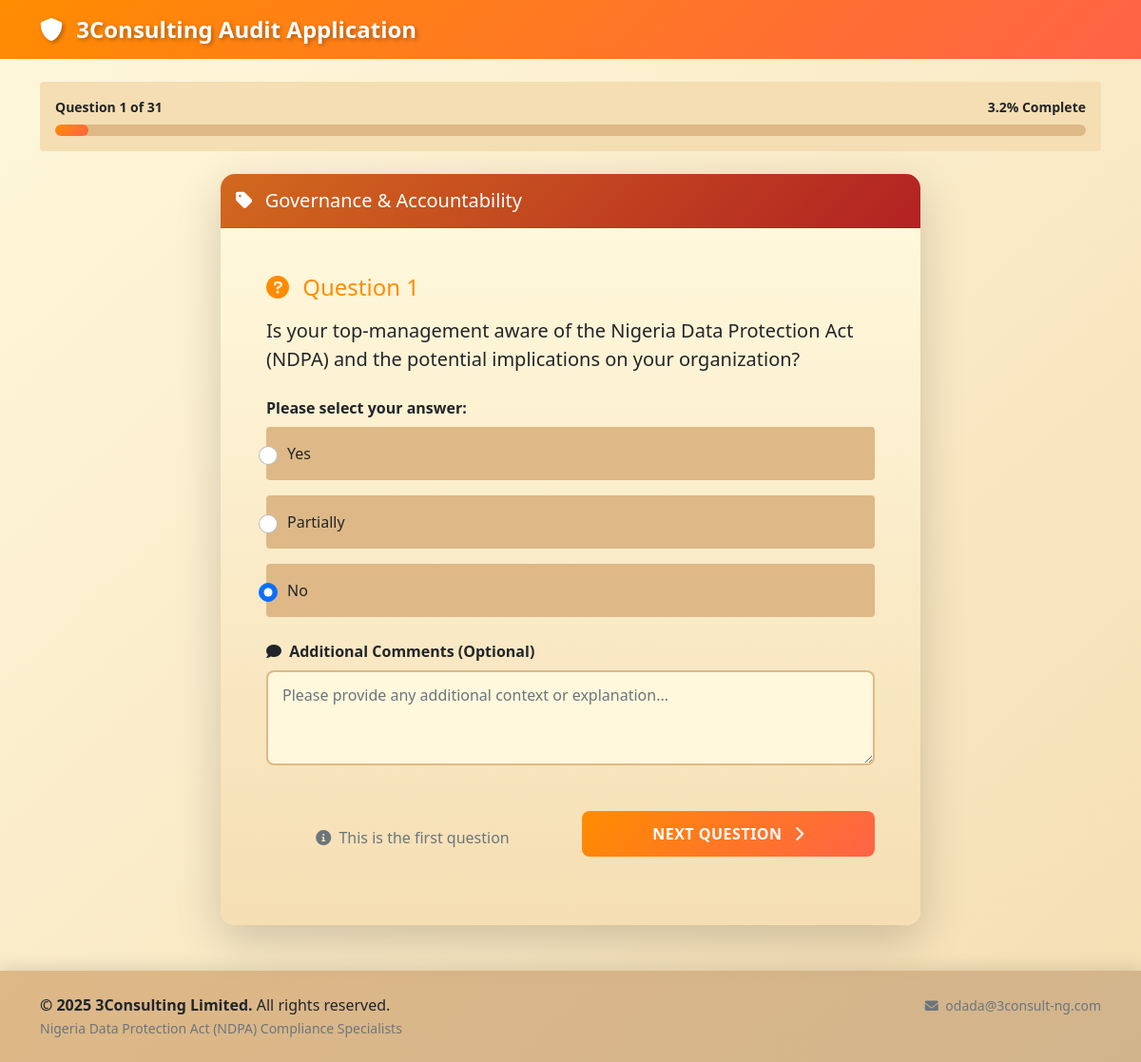
Page /question/1 (signed in) on the committed database.
### models.py (models this page shows)
class Question(db.Model):
    id = db.Column(db.Integer, primary_key=True)
    category = db.Column(db.String(100), nullable=False)
    question_text = db.Column(db.Text, nullable=False)
    question_type = db.Column(db.String(50), nullable=False)  # 'multiple_choice', 'file_upload'
    options = db.Column(db.Text)  # JSON string for multiple choice options
    requires_file = db.Column(db.Boolean, default=False)
    order_num = db.Column(db.Integer, nullable=False)
    responses = db.relationship('Response', backref='question', lazy=True)

class Response(db.Model):
    id = db.Column(db.Integer, primary_key=True)
    user_id = db.Column(db.Integer, db.ForeignKey('user.id'), nullable=False)
    question_id = db.Column(db.Integer, db.ForeignKey('question.id'), nullable=False)
    answer = db.Column(db.Text)
    comment = db.Column(db.Text)
    file_path = db.Column(db.String(500))
    created_at = db.Column(db.DateTime, default=datetime.utcnow)

### routes.py (the view)
@app.route('/question/<int:question_id>')
def question(question_id):
    if 'user_id' not in session:
        return redirect(url_for('login'))
    question = Question.query.get_or_404(question_id)
    user_id = session['user_id']
    existing_response = Response.query.filter_by(user_id=user_id, question_id=question_id).first()
    total_questions = Question.query.count()
    current_position = Question.query.filter(Question.order_num <= question.order_num).count()
    next_question = Question.query.filter(Question.order_num > question.order_num).order_by(Question.order_num).first()
    prev_question = Question.query.filter(Question.order_num < question.order_num).order_by(Question.order_num.desc()).first()
    return render_template('question.html',
                         question=question,
                         existing_response=existing_response,
                         total_questions=total_questions,
                         current_position=current_position,
                         next_question=next_question,
                         prev_question=prev_question)

### routes.py (called while the page is built)
@app.template_filter('from_json')
def from_json_filter(value):
    try:
        return json.loads(value) if value else []
    except:
        return []

@app.context_processor
def utility_processor():
    return dict(enumerate=enumerate)

### templates/question.html (shortened to what this page needs)
{% extends "base.html" %}
{% block content %}
<div class="row mb-4">
    <div class="col-12">
        <div class="card border-0" style="background-color: #F5DEB3;">
            <div class="card-body py-3">
                <div class="d-flex justify-content-between align-items-center mb-2">
                    <small class="text-dark fw-bold">Question {{ current_position }} of {{ total_questions }}</small>
                    <small class="text-dark fw-bold">{{ ((current_position / total_questions) * 100) | round(1) }}% Complete</small>
                </div>
                <div class="progress" style="height: 12px;">
                    <div class="progress-bar" role="progressbar"
                         style="width: {{ (current_position / total_questions) * 100 }}%; background: linear-gradient(135deg, #FF8C00, #FF6347);"></div>
                </div>
            </div>
        </div>
    </div>
</div>
<div class="row justify-content-center">
    <div class="col-lg-8">
        <div class="card shadow-lg border-0 audit-card">
            <div class="card-header text-white py-3" style="background: linear-gradient(135deg, #D2691E, #B22222);">
                <h5 class="mb-0">
                    <i class="fas fa-tag me-2"></i>
                    {{ question.category }}
                </h5>
            </div>
            <div class="card-body p-5" style="background: linear-gradient(to bottom, #FFF8DC, #F5DEB3);">
                <form method="POST" action="{{ url_for('submit_answer') }}" enctype="multipart/form-data">
                    <div class="mb-4">
                        <h4 class="mb-3" style="color: #FF8C00;">
                            <i class="fas fa-question-circle me-2"></i>
                            Question {{ current_position }}
                        </h4>
                        <p class="lead text-dark">{{ question.question_text }}</p>
                    </div>
                    {% if question.question_type == 'multiple_choice' %}
                        <div class="mb-4">
                            <label class="form-label fw-bold text-dark">Please select your answer:</label>
                            {% set options = question.options | from_json %}
                            {% for option in options %}
                                <div class="form-check mb-3 p-3 rounded" style="background-color: #DEB887;">
                                    <input class="form-check-input audit-radio" type="radio" name="answer"
                                           id="option_{{ loop.index }}" value="{{ option }}"
                                           {% if existing_response and existing_response.answer == option %}checked{% endif %} required>
                                    <label class="form-check-label text-dark fw-medium" for="option_{{ loop.index }}">
                                        {{ option }}
                                    </label>
                                </div>
                            {% endfor %}
                        </div>
                    {% endif %}
                    <div class="mb-4">
                        <label for="comment" class="form-label fw-bold text-dark">
                            <i class="fas fa-comment me-1"></i>
                            Additional Comments (Optional)
                        </label>
                        <textarea class="form-control audit-textarea" id="comment" name="comment" rows="3"
                                  placeholder="Please provide any additional context or explanation...">{% if existing_response %}{{ existing_response.comment }}{% endif %}</textarea>
                    </div>
                    <div class="row mt-5">
                        <div class="col-md-6 mb-3">
                            {% if prev_question %}
                                <a href="{{ url_for('question', question_id=prev_question.id) }}"
                                   class="btn w-100 audit-btn-secondary">
                                    <i class="fas fa-chevron-left me-2"></i>
                                    Previous Question
                                </a>
                            {% else %}
                                <div class="text-muted text-center p-3">
                                    <i class="fas fa-info-circle me-1"></i>
                                    This is the first question
                                </div>
                            {% endif %}
                        </div>
                        <div class="col-md-6">
                            <button type="submit" class="btn w-100 audit-btn-primary">
                                {% if next_question %}
                                    Next Question
                                    <i class="fas fa-chevron-right ms-2"></i>
                                {% else %}
                                    Complete Audit
                                    <i class="fas fa-check ms-2"></i>
                                {% endif %}
                            </button>
                        </div>
                    </div>
                </form>
            </div>
        </div>
    </div>
</div>
{% endblock %}

### static/css/style.css (style rules this page uses)
:root { --primary-orange: #FF8C00; --light-orange: #FFD700; --beige: #F5DEB3; --dark-beige: #DEB887; --darker-beige: #D2B48C; --cream: #FFF8DC; --dark-orange: #FF6347; --gradient-primary: linear-gradient(135deg, #FF8C00, #FF6347); --gradient-secondary: linear-gradient(135deg, #DEB887, #D2B48C); --gradient-light: linear-gradient(to bottom, #FFF8DC, #F5DEB3); }
body { font-family: 'Segoe UI', Tahoma, Geneva, Verdana, sans-serif; background: linear-gradient(to bottom right, #FFF8DC, #F5DEB3); min-height: 100vh; }
.audit-card { border-radius: 15px; overflow: hidden; box-shadow: 0 10px 30px rgba(255, 140, 0, 0.2); transition: transform 0.3s ease, box-shadow 0.3s ease; }
.audit-btn-primary { background: var(--gradient-primary); border: none; color: white; font-weight: 600; padding: 12px 24px; border-radius: 8px; transition: all 0.3s ease; text-transform: uppercase; letter-spacing: 0.5px; }
.audit-textarea { border: 2px solid #DEB887; border-radius: 8px; padding: 12px 15px; font-size: 16px; background-color: #FFF8DC; resize: vertical; min-height: 100px; transition: all 0.3s ease; }
.audit-radio { width: 20px; height: 20px; margin-right: 10px; accent-color: #FF8C00; }
.progress { background-color: #DEB887; border-radius: 10px; overflow: hidden; }
.progress-bar { border-radius: 10px; transition: width 0.6s ease; }

### rows in the picture
Question: category "Governance & Accountability", question_text "Is your top-management aware of the Nigeria Data Protection Act (NDPA) and the potential implications on your organization?"
Response: answer "☐ Yes" "☐ Partially" "☑ No"

### other values in the picture
{{ current_position }} "1"
{{ total_questions }} "31"
{{ ((current_position / total_questions) * 100) | round(1) }} "3.2"
{{ option }} "Yes" "Partially" "No"
